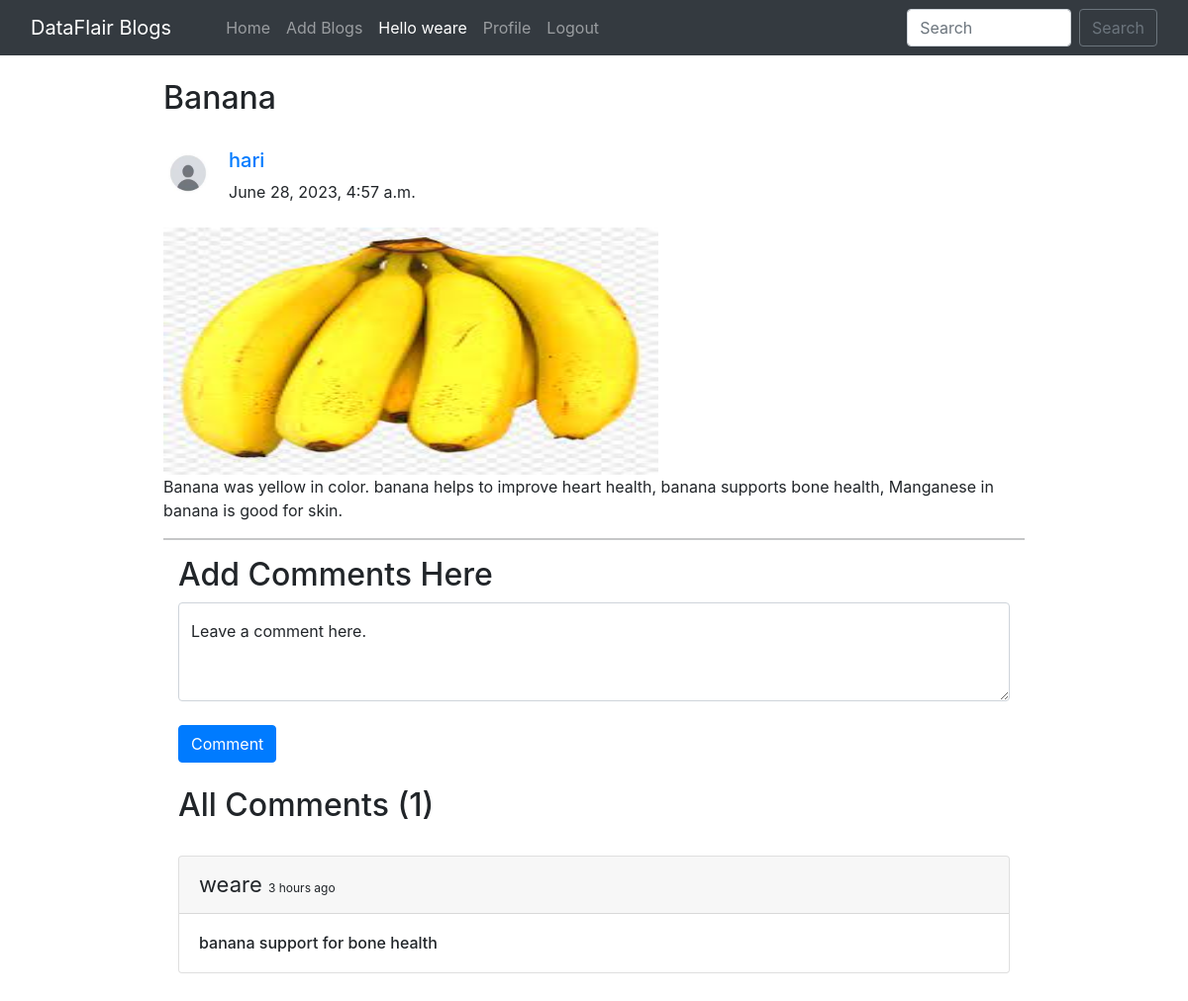
Screenshot of /blog/fruit/ (signed in) with the database file from the repository.
### app/models.py (models this page shows, shortened)
class BlogPost(models.Model):
    title=models.CharField(max_length=255)
    author= models.ForeignKey(User, on_delete=models.CASCADE)
    slug=models.CharField(max_length=130,unique=True)
    content=models.TextField()
    image = models.ImageField(upload_to="profile_pics/", blank=True, null=True)
    dateTime=models.DateTimeField(auto_now_add=True)

class Profile(models.Model):
    user = models.OneToOneField(User, on_delete=models.CASCADE, blank=True, null=True)
    image = models.ImageField(upload_to="profile_pics", blank=True, null=True)
    bio = models.TextField(blank=True, null=True)
    phone_no = models.IntegerField(blank=True, null=True)
    facebook = models.CharField(max_length=300, blank=True, null=True)
    instagram = models.CharField(max_length=300, blank=True, null=True)
    linkedin = models.CharField(max_length=300, blank=True, null=True)

class Comment(models.Model):
    user = models.ForeignKey(User, on_delete=models.CASCADE)
    content = models.TextField()
    blog = models.ForeignKey(BlogPost, on_delete=models.CASCADE)
    parent_comment = models.ForeignKey('self', on_delete=models.CASCADE, null=True, blank=True)
    dateTime=models.DateTimeField(default=now)

### app/views.py (the view)
# urls.py: path("blog/<str:slug>/", views.blogs_comments, name="blogs_comments"),
def blogs_comments(request, slug):
    post = BlogPost.objects.filter(slug=slug).first()
    comments = Comment.objects.filter(blog=post)
    if request.method=="POST":
        user = request.user
        content = request.POST.get('content','')
        blog_id =request.POST.get('blog_id','')
        comment = Comment(user = user, content = content, blog=post)
        comment.save()
    return render(request, "blog_comments.html", {'post':post, 'comments':comments})

### app/templates/blog_comments.html (shortened to what this page needs)
{% extends 'base.html' %}
{% block body %}
{% load humanize %}
<div class="container w-75 my-4">
      <h2 class="blog-post-title">{{post.title}}</h2>
      <br>
      <div class="media">
            {% if post.author.profile.image %}
            <img class="mr-3 rounded-circle" src="{{post.author.profile.image.url}}" width="50px" height="50px"
                  alt="image">
            {% endif %}
            <div class="media-body">
                  <h5 class="mt-0"><a href="/user_profile/{{post.author.id}}/">{{post.author}}
                        </a></h5>
                  {{post.dateTime}}
            </div>
      </div>
      <br>
      <img src="/media/{{post.image}}" alt="" height="250px" width="500px">
      <br>
      <p>{{post.content}}.</p>
      <hr>
      {% if user.is_authenticated %}
      <div class="container">
            <h2>Add Comments Here</h2>
            <form action="/blog/{{post.slug}}/" method="POST"> {% csrf_token %}
                  <div class="form-floating">
                        <textarea class="form-control" placeholder="Leave a comment here" id="floatingTextarea2"
                              style="height: 100px" id="content" name="content"></textarea>
                        <label for="floatingTextarea2">Leave a comment here.</label>
                        <br>
                        <button type="submit" class="btn btn-primary">Comment</button>
                  </div>
            </form>
            {% else %}
            <div class="container">
                  <h4><a href="/login/">Login</a> to post comments below.</h4>
                  {% endif %}
                  <br>
                  <h2>All Comments ({{comments.count}})</h2>
                  <br>
                  {% for comment in comments %}
                  <div class="card">
                        <div class="card-header">
                              <span style="font-size: 22px;">{{comment.user}} </span> <span
                                    style="font-size: 12px;">{{comment.dateTime | naturaltime}}</span>
                        </div>
                        <div class="card-body">
                              <h6 class="card-text">{{comment.content}}</h6>
                        </div>
                  </div>
                  <br>
                  {% endfor %}
            </div>
      </div>
      {% endblock %}

### app/templates/base.html (shortened to what this page needs)
<!doctype html>
<html lang="en">
  <head>
    <link href="//maxcdn.bootstrapcdn.com/bootstrap/4.1.1/css/bootstrap.min.css" rel="stylesheet" id="bootstrap-css">
    <link href="https://cdn.jsdelivr.net/npm/bootstrap@5.0.2/dist/css/bootstrap.min.css" rel="stylesheet">
    <link rel="stylesheet" href="https://maxcdn.bootstrapcdn.com/bootstrap/4.0.0/css/bootstrap.min.css">
  </head>
  <body>
    <nav class="navbar navbar-expand-lg navbar-dark bg-dark sticky-top">
        <div class="container-fluid">
          <a class="navbar-brand" href="/">DataFlair Blogs</a>
          <div class="collapse navbar-collapse" id="navbarSupportedContent">
          <div class="container mx-3">
            <ul class="navbar-nav me-auto mb-2 mb-lg-0">
              <li class="nav-item">
                <a class="nav-link {% block homeactive %} {% endblock homeactive %}" aria-current="page" href="/">Home</a>
              </li>
              {% if user.is_authenticated %}
              <li class="nav-item">
                <a class="nav-link {% block add_blogs_active %} {% endblock add_blogs_active %}" href="/add_blogs/">Add Blogs</a>
              </li>
              <li class="nav-item">
                <a class="nav-link active" href="#">Hello {{request.user}}</a>
              </li>
              <li class="nav-item">
                <a class="nav-link {% block profileactive %} {% endblock profileactive %}" href="/profile/">Profile</a>
              </li>
              <li class="nav-item">
                <a class="nav-link" href="/logout/">Logout</a>
              </li>
              {% endif %}
            </ul>
            </div>
            <form class="d-flex" method="POST" action="/search/"> {% csrf_token %}
              <input class="form-control me-2" type="search" placeholder="Search" name="searched" id="searched" aria-label="Search">
              <button href="/search/" class="btn btn-outline-secondary" type="submit">Search</button>
            </form>
          </div>
        </div>
      </nav>
      {% block body %}
      {% endblock %}
</body>
</html>

### rows the page displays
BlogPost: title "Banana", author.profile.image (picture), author "hari", dateTime "June 28, 2023, 4:57 a.m.", image (picture), content "Banana was yellow in color. banana helps to improve heart health, banana supports bone health, Manganese in banana is good for skin"
Comment: user "weare", dateTime "3 hours ago", content "banana support for bone health"

### other values shown
{{ request.user }} "weare"
{{ comments.count }} "1"
